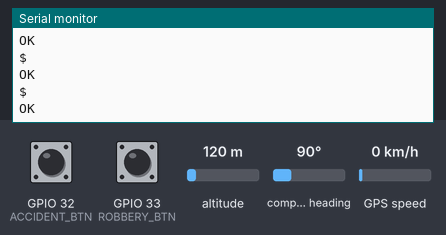
A sketch run on a simulated ESP32. Parts: the last lines printed to the serial monitor. The inputs (shaded band) are chosen by the test bench; at power-on: GPIO 32 (ACCIDENT_BTN) LOW, GPIO 33 (ROBBERY_BTN) LOW, altitude 120 m, compass heading 90°, GPS speed 0 km/h. The GPS gets a fix after 3 s at 37.7749, -122.4194 with 8 satellites; the modem accepts every AT command (registered, SIM ready, sends succeed) and sends nothing else.

Above: at 5.2 s.
5.3 s: GPIO 32 (ACCIDENT_BTN) pulled HIGH for 0.15 s
At 5.9 s:
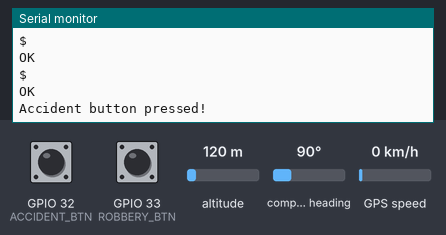
8.3 s: GPIO 33 (ROBBERY_BTN) pulled HIGH for 1 s
At 10.0 s:
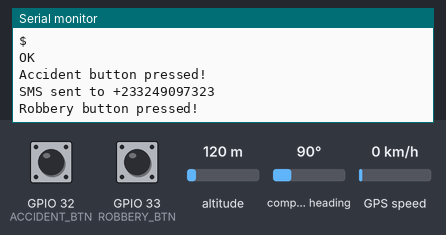

The sketch:

test1.ino
```cpp
/*

Test 1

The code reads live GPS coordinates using a NEO-7M module and
sends emergency SMS alerts with a Google Maps location link
via the SIM800L module when either the accident or
robbery button is pressed.

*/


#include <TinyGPSPlus.h>
#include <HardwareSerial.h>

// GPS pins
#define GPS_RX 16
#define GPS_TX 17

// SIM800L pins
#define SIM_TX 27
#define SIM_RX 26

// Button pins
#define ACCIDENT_BTN 32
#define ROBBERY_BTN 33

TinyGPSPlus gps;
HardwareSerial gpsSerial(2);     // UART2 for GPS
HardwareSerial sim800(1);        // UART1 for SIM800L

// Contacts
const char* emergencyContact = "+233249097323";
const char* familyContact = "+233594849077";
const char* policeContact = "+233244077854";   // Replace with nearest police station number

void setup() {
  Serial.begin(115200);
  gpsSerial.begin(9600, SERIAL_8N1, GPS_RX, GPS_TX);
  sim800.begin(9600, SERIAL_8N1, SIM_RX, SIM_TX);

  pinMode(ACCIDENT_BTN, INPUT_PULLDOWN);
  pinMode(ROBBERY_BTN, INPUT_PULLDOWN);

  delay(1000);
  Serial.println("System initialized.");
  sendAT("AT");
  sendAT("AT+CMGF=1"); // Text mode
  sendAT("AT+CSCS=\"GSM\""); // Character set
}

void loop() {
  while (gpsSerial.available()) {
    gps.encode(gpsSerial.read());
  }

  if (digitalRead(ACCIDENT_BTN) == HIGH) {
    Serial.println("Accident button pressed!");
    sendEmergencySMS(emergencyContact, "🚨 Accident Alert!");
    delay(2000);
  }

  if (digitalRead(ROBBERY_BTN) == HIGH) {
    Serial.println("Robbery button pressed!");
    sendEmergencySMS(familyContact, "🚨 Robbery Alert! [Sent to Family]");
    sendEmergencySMS(policeContact, "🚓 Robbery Alert! [Sent to Police]");
    delay(2000);
  }
}

void sendEmergencySMS(const char* number, String message) {
  if (gps.location.isValid()) {
    float lat = gps.location.lat();
    float lng = gps.location.lng();

    String fullMessage = message + "\nLocation: " +
                         "https://www.google.com/maps/search/?api=1&query=" +
                         String(lat, 6) + "," + String(lng, 6);

    sim800.println("AT+CMGS=\"" + String(number) + "\"");
    delay(1000);
    sim800.print(fullMessage);
    delay(500);
    sim800.write(26); // CTRL+Z to send
    Serial.println("SMS sent to " + String(number));
  } else {
    Serial.println("GPS location not valid.");
  }
}

void sendAT(const char* cmd) {
  sim800.println(cmd);
  delay(1000);
  while (sim800.available()) {
    Serial.write(sim800.read());
  }
}
```

mpu_crash_test.ino
```cpp

```

Measured:
- after the input at 5.3 s, the serial monitor: prints a new line at once (image 1)
- after the input at 8.3 s, the serial monitor: prints a new line after 0.54 s (image 2)
